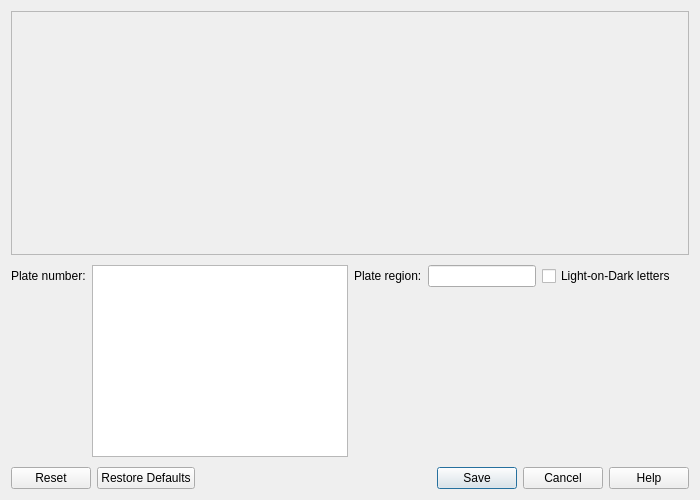
<?xml version="1.0" encoding="UTF-8"?>
<ui version="4.0">
 <class>PlateSelector</class>
 <widget class="QDialog" name="PlateSelector">
  <property name="geometry">
   <rect>
    <x>0</x>
    <y>0</y>
    <width>700</width>
    <height>500</height>
   </rect>
  </property>
  <property name="windowTitle">
   <string>License plate selection</string>
  </property>
  <layout class="QGridLayout" name="gridLayout_3">
   <property name="verticalSpacing">
    <number>10</number>
   </property>
   <item row="0" column="0">
    <widget class="QFrame" name="frame">
     <property name="sizePolicy">
      <sizepolicy hsizetype="Preferred" vsizetype="Preferred">
       <horstretch>0</horstretch>
       <verstretch>1</verstretch>
      </sizepolicy>
     </property>
     <property name="frameShape">
      <enum>QFrame::StyledPanel</enum>
     </property>
     <layout class="QGridLayout" name="gridLayout">
      <property name="leftMargin">
       <number>0</number>
      </property>
      <property name="topMargin">
       <number>0</number>
      </property>
      <property name="rightMargin">
       <number>0</number>
      </property>
      <property name="bottomMargin">
       <number>0</number>
      </property>
      <item row="0" column="0">
       <widget class="ImageViewerPlateSelector" name="imageViewerPlateSelector" native="true">
        <property name="sizePolicy">
         <sizepolicy hsizetype="Preferred" vsizetype="Preferred">
          <horstretch>0</horstretch>
          <verstretch>1</verstretch>
         </sizepolicy>
        </property>
       </widget>
      </item>
     </layout>
    </widget>
   </item>
   <item row="1" column="0">
    <layout class="QGridLayout" name="gridLayout_2">
     <property name="horizontalSpacing">
      <number>6</number>
     </property>
     <item row="0" column="0">
      <widget class="QLabel" name="label_2">
       <property name="text">
        <string>Plate number:</string>
       </property>
      </widget>
     </item>
     <item row="0" column="1" rowspan="2">
      <widget class="QPlainTextEdit" name="plainTextPlateNumber"/>
     </item>
     <item row="0" column="2">
      <widget class="QLabel" name="label_3">
       <property name="text">
        <string>Plate region:</string>
       </property>
      </widget>
     </item>
     <item row="0" column="3">
      <widget class="QLineEdit" name="linePlateRegion">
       <property name="maxLength">
        <number>64</number>
       </property>
      </widget>
     </item>
     <item row="0" column="4">
      <widget class="QCheckBox" name="checkLightOnDark">
       <property name="text">
        <string>Light-on-Dark letters</string>
       </property>
      </widget>
     </item>
     <item row="0" column="5">
      <spacer name="horizontalSpacer">
       <property name="orientation">
        <enum>Qt::Horizontal</enum>
       </property>
       <property name="sizeHint" stdset="0">
        <size>
         <width>13</width>
         <height>13</height>
        </size>
       </property>
      </spacer>
     </item>
     <item row="1" column="0">
      <spacer name="verticalSpacer">
       <property name="orientation">
        <enum>Qt::Vertical</enum>
       </property>
       <property name="sizeHint" stdset="0">
        <size>
         <width>20</width>
         <height>0</height>
        </size>
       </property>
      </spacer>
     </item>
     <item row="1" column="3">
      <spacer name="verticalSpacer_2">
       <property name="orientation">
        <enum>Qt::Vertical</enum>
       </property>
       <property name="sizeHint" stdset="0">
        <size>
         <width>20</width>
         <height>0</height>
        </size>
       </property>
      </spacer>
     </item>
    </layout>
   </item>
   <item row="2" column="0">
    <widget class="QDialogButtonBox" name="buttonBox">
     <property name="standardButtons">
      <set>QDialogButtonBox::Cancel|QDialogButtonBox::Help|QDialogButtonBox::Reset|QDialogButtonBox::RestoreDefaults|QDialogButtonBox::Save</set>
     </property>
    </widget>
   </item>
  </layout>
 </widget>
 <customwidgets>
  <customwidget>
   <class>ImageViewerPlateSelector</class>
   <extends>QWidget</extends>
   <header>imageviewerplateselector.h</header>
   <container>1</container>
  </customwidget>
 </customwidgets>
 <tabstops>
  <tabstop>plainTextPlateNumber</tabstop>
  <tabstop>linePlateRegion</tabstop>
  <tabstop>checkLightOnDark</tabstop>
 </tabstops>
 <resources/>
 <connections>
  <connection>
   <sender>buttonBox</sender>
   <signal>rejected()</signal>
   <receiver>PlateSelector</receiver>
   <slot>reject()</slot>
   <hints>
    <hint type="sourcelabel">
     <x>549</x>
     <y>490</y>
    </hint>
    <hint type="destinationlabel">
     <x>541</x>
     <y>440</y>
    </hint>
   </hints>
  </connection>
  <connection>
   <sender>buttonBox</sender>
   <signal>accepted()</signal>
   <receiver>PlateSelector</receiver>
   <slot>slotSave()</slot>
   <hints>
    <hint type="sourcelabel">
     <x>521</x>
     <y>490</y>
    </hint>
    <hint type="destinationlabel">
     <x>503</x>
     <y>431</y>
    </hint>
   </hints>
  </connection>
  <connection>
   <sender>buttonBox</sender>
   <signal>helpRequested()</signal>
   <receiver>PlateSelector</receiver>
   <slot>slotHelp()</slot>
   <hints>
    <hint type="sourcelabel">
     <x>383</x>
     <y>490</y>
    </hint>
    <hint type="destinationlabel">
     <x>366</x>
     <y>449</y>
    </hint>
   </hints>
  </connection>
  <connection>
   <sender>buttonBox</sender>
   <signal>clicked(QAbstractButton*)</signal>
   <receiver>PlateSelector</receiver>
   <slot>slotClicked(QAbstractButton*)</slot>
   <hints>
    <hint type="sourcelabel">
     <x>202</x>
     <y>490</y>
    </hint>
    <hint type="destinationlabel">
     <x>198</x>
     <y>440</y>
    </hint>
   </hints>
  </connection>
  <connection>
   <sender>plainTextPlateNumber</sender>
   <signal>textChanged()</signal>
   <receiver>PlateSelector</receiver>
   <slot>slotCheckData()</slot>
   <hints>
    <hint type="sourcelabel">
     <x>243</x>
     <y>387</y>
    </hint>
    <hint type="destinationlabel">
     <x>252</x>
     <y>519</y>
    </hint>
   </hints>
  </connection>
 </connections>
 <slots>
  <slot>slotSave()</slot>
  <slot>slotCheckData()</slot>
  <slot>slotHelp()</slot>
  <slot>slotClicked(QAbstractButton*)</slot>
 </slots>
</ui>
